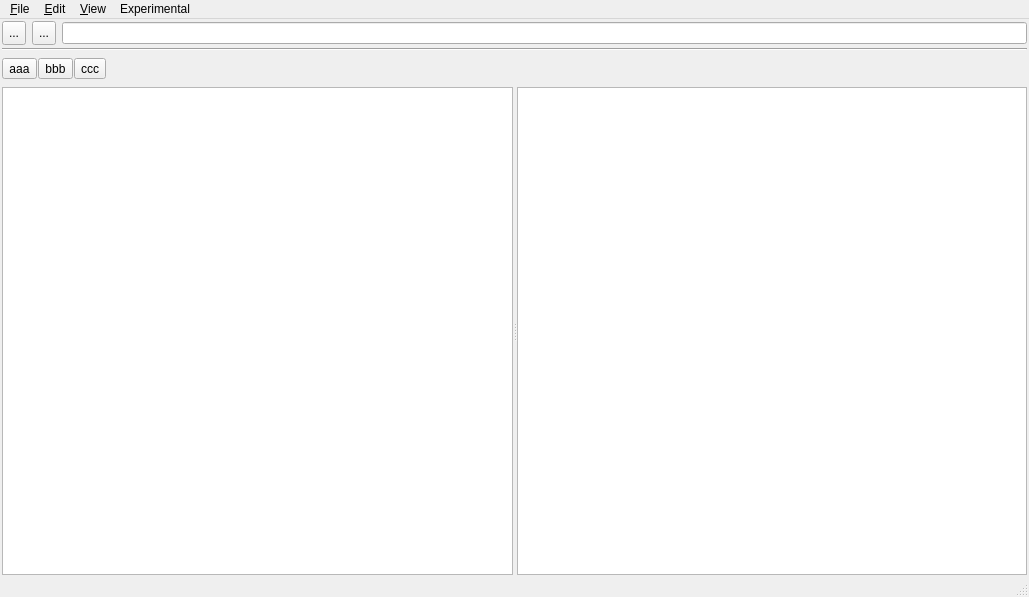
<?xml version="1.0" encoding="UTF-8"?>
<ui version="4.0">
 <class>MainWindow</class>
 <widget class="QMainWindow" name="MainWindow">
  <property name="geometry">
   <rect>
    <x>0</x>
    <y>0</y>
    <width>1029</width>
    <height>597</height>
   </rect>
  </property>
  <property name="windowTitle">
   <string>TreeWalker</string>
  </property>
  <widget class="QWidget" name="centralWidget">
   <layout class="QVBoxLayout" name="verticalLayout_6">
    <property name="leftMargin">
     <number>2</number>
    </property>
    <property name="topMargin">
     <number>0</number>
    </property>
    <property name="rightMargin">
     <number>2</number>
    </property>
    <property name="bottomMargin">
     <number>0</number>
    </property>
    <item>
     <widget class="QFrame" name="frame_tool_bar">
      <property name="minimumSize">
       <size>
        <width>0</width>
        <height>32</height>
       </size>
      </property>
      <property name="maximumSize">
       <size>
        <width>16777215</width>
        <height>32</height>
       </size>
      </property>
      <property name="frameShape">
       <enum>QFrame::Shape::NoFrame</enum>
      </property>
      <property name="frameShadow">
       <enum>QFrame::Shadow::Raised</enum>
      </property>
      <layout class="QVBoxLayout" name="verticalLayout">
       <property name="spacing">
        <number>1</number>
       </property>
       <property name="leftMargin">
        <number>0</number>
       </property>
       <property name="topMargin">
        <number>0</number>
       </property>
       <property name="rightMargin">
        <number>0</number>
       </property>
       <property name="bottomMargin">
        <number>0</number>
       </property>
       <item>
        <layout class="QHBoxLayout" name="horizontalLayout_2">
         <item>
          <widget class="QToolButton" name="toolButton">
           <property name="minimumSize">
            <size>
             <width>24</width>
             <height>24</height>
            </size>
           </property>
           <property name="maximumSize">
            <size>
             <width>24</width>
             <height>24</height>
            </size>
           </property>
           <property name="text">
            <string>...</string>
           </property>
          </widget>
         </item>
         <item>
          <widget class="QToolButton" name="toolButton_2">
           <property name="minimumSize">
            <size>
             <width>24</width>
             <height>24</height>
            </size>
           </property>
           <property name="maximumSize">
            <size>
             <width>24</width>
             <height>24</height>
            </size>
           </property>
           <property name="text">
            <string>...</string>
           </property>
          </widget>
         </item>
         <item>
          <widget class="QStackedWidget" name="stackedWidget">
           <property name="sizePolicy">
            <sizepolicy hsizetype="Expanding" vsizetype="Preferred">
             <horstretch>0</horstretch>
             <verstretch>0</verstretch>
            </sizepolicy>
           </property>
           <property name="currentIndex">
            <number>0</number>
           </property>
           <widget class="QWidget" name="page">
            <layout class="QHBoxLayout" name="horizontalLayout">
             <property name="leftMargin">
              <number>0</number>
             </property>
             <property name="topMargin">
              <number>0</number>
             </property>
             <property name="rightMargin">
              <number>0</number>
             </property>
             <property name="bottomMargin">
              <number>0</number>
             </property>
             <item>
              <widget class="QLineEdit" name="lineEdit_address"/>
             </item>
            </layout>
           </widget>
           <widget class="QWidget" name="page_2"/>
          </widget>
         </item>
        </layout>
       </item>
       <item>
        <widget class="Line" name="line">
         <property name="orientation">
          <enum>Qt::Orientation::Horizontal</enum>
         </property>
        </widget>
       </item>
      </layout>
     </widget>
    </item>
    <item>
     <widget class="QFrame" name="frame_bookmark_bar">
      <property name="minimumSize">
       <size>
        <width>0</width>
        <height>24</height>
       </size>
      </property>
      <property name="maximumSize">
       <size>
        <width>16777215</width>
        <height>24</height>
       </size>
      </property>
      <property name="frameShape">
       <enum>QFrame::Shape::NoFrame</enum>
      </property>
      <property name="frameShadow">
       <enum>QFrame::Shadow::Raised</enum>
      </property>
      <layout class="QVBoxLayout" name="verticalLayout_2">
       <property name="spacing">
        <number>0</number>
       </property>
       <property name="leftMargin">
        <number>0</number>
       </property>
       <property name="topMargin">
        <number>0</number>
       </property>
       <property name="rightMargin">
        <number>0</number>
       </property>
       <property name="bottomMargin">
        <number>0</number>
       </property>
       <item>
        <layout class="QHBoxLayout" name="horizontalLayout_3">
         <property name="spacing">
          <number>1</number>
         </property>
         <item>
          <widget class="BookmarkToolButton" name="toolButton_3">
           <property name="text">
            <string>aaa</string>
           </property>
          </widget>
         </item>
         <item>
          <widget class="BookmarkToolButton" name="toolButton_4">
           <property name="text">
            <string>bbb</string>
           </property>
          </widget>
         </item>
         <item>
          <widget class="BookmarkToolButton" name="toolButton_5">
           <property name="text">
            <string>ccc</string>
           </property>
          </widget>
         </item>
         <item>
          <spacer name="horizontalSpacer">
           <property name="orientation">
            <enum>Qt::Orientation::Horizontal</enum>
           </property>
           <property name="sizeHint" stdset="0">
            <size>
             <width>40</width>
             <height>10</height>
            </size>
           </property>
          </spacer>
         </item>
        </layout>
       </item>
      </layout>
     </widget>
    </item>
    <item>
     <widget class="QSplitter" name="splitter">
      <property name="orientation">
       <enum>Qt::Orientation::Horizontal</enum>
      </property>
      <widget class="QFrame" name="frame">
       <property name="frameShape">
        <enum>QFrame::Shape::StyledPanel</enum>
       </property>
       <property name="frameShadow">
        <enum>QFrame::Shadow::Sunken</enum>
       </property>
       <layout class="QVBoxLayout" name="verticalLayout_3">
        <property name="leftMargin">
         <number>0</number>
        </property>
        <property name="topMargin">
         <number>0</number>
        </property>
        <property name="rightMargin">
         <number>0</number>
        </property>
        <property name="bottomMargin">
         <number>0</number>
        </property>
        <item>
         <widget class="FolderTreeView" name="treeView">
          <property name="frameShape">
           <enum>QFrame::Shape::NoFrame</enum>
          </property>
         </widget>
        </item>
       </layout>
      </widget>
      <widget class="QStackedWidget" name="stackedWidget_fileview">
       <property name="frameShape">
        <enum>QFrame::Shape::StyledPanel</enum>
       </property>
       <property name="frameShadow">
        <enum>QFrame::Shadow::Sunken</enum>
       </property>
       <property name="currentIndex">
        <number>1</number>
       </property>
       <widget class="QWidget" name="page_list">
        <layout class="QVBoxLayout" name="verticalLayout_5">
         <property name="leftMargin">
          <number>0</number>
         </property>
         <property name="topMargin">
          <number>0</number>
         </property>
         <property name="rightMargin">
          <number>0</number>
         </property>
         <property name="bottomMargin">
          <number>0</number>
         </property>
         <item>
          <widget class="FileTableView" name="tableView">
           <property name="sizePolicy">
            <sizepolicy hsizetype="Expanding" vsizetype="Expanding">
             <horstretch>2</horstretch>
             <verstretch>0</verstretch>
            </sizepolicy>
           </property>
           <property name="frameShape">
            <enum>QFrame::Shape::NoFrame</enum>
           </property>
           <property name="selectionMode">
            <enum>QAbstractItemView::SelectionMode::ExtendedSelection</enum>
           </property>
           <property name="selectionBehavior">
            <enum>QAbstractItemView::SelectionBehavior::SelectRows</enum>
           </property>
           <property name="showGrid">
            <bool>false</bool>
           </property>
           <property name="gridStyle">
            <enum>Qt::PenStyle::NoPen</enum>
           </property>
           <property name="wordWrap">
            <bool>false</bool>
           </property>
          </widget>
         </item>
        </layout>
       </widget>
       <widget class="QWidget" name="page_thumbnail">
        <layout class="QVBoxLayout" name="verticalLayout_4">
         <property name="leftMargin">
          <number>0</number>
         </property>
         <property name="topMargin">
          <number>0</number>
         </property>
         <property name="rightMargin">
          <number>0</number>
         </property>
         <property name="bottomMargin">
          <number>0</number>
         </property>
         <item>
          <widget class="ThumbnailView" name="thumbnailView">
           <property name="frameShape">
            <enum>QFrame::Shape::NoFrame</enum>
           </property>
           <property name="editTriggers">
            <set>QAbstractItemView::EditTrigger::NoEditTriggers</set>
           </property>
           <property name="selectionBehavior">
            <enum>QAbstractItemView::SelectionBehavior::SelectRows</enum>
           </property>
           <property name="horizontalScrollMode">
            <enum>QAbstractItemView::ScrollMode::ScrollPerPixel</enum>
           </property>
          </widget>
         </item>
        </layout>
       </widget>
      </widget>
     </widget>
    </item>
   </layout>
  </widget>
  <widget class="QMenuBar" name="menuBar">
   <property name="geometry">
    <rect>
     <x>0</x>
     <y>0</y>
     <width>1029</width>
     <height>21</height>
    </rect>
   </property>
   <widget class="QMenu" name="menuExperiment">
    <property name="title">
     <string>Experimental</string>
    </property>
   </widget>
   <widget class="QMenu" name="menu_File">
    <property name="title">
     <string>&amp;File</string>
    </property>
    <addaction name="action_test"/>
   </widget>
   <widget class="QMenu" name="menu_Edit">
    <property name="title">
     <string>&amp;Edit</string>
    </property>
    <addaction name="action_edit_sttings"/>
   </widget>
   <widget class="QMenu" name="menu_View">
    <property name="title">
     <string>&amp;View</string>
    </property>
    <addaction name="action_view_detailed"/>
    <addaction name="action_view_thumbnails"/>
    <addaction name="separator"/>
    <addaction name="action_view_hide_item"/>
   </widget>
   <addaction name="menu_File"/>
   <addaction name="menu_Edit"/>
   <addaction name="menu_View"/>
   <addaction name="menuExperiment"/>
  </widget>
  <widget class="QStatusBar" name="statusBar"/>
  <action name="action_test">
   <property name="text">
    <string>Test</string>
   </property>
   <property name="shortcut">
    <string>Ctrl+T</string>
   </property>
  </action>
  <action name="action_edit_sttings">
   <property name="text">
    <string>Settings...</string>
   </property>
  </action>
  <action name="action_view_detailed">
   <property name="text">
    <string>&amp;Detailed</string>
   </property>
   <property name="shortcut">
    <string>F12</string>
   </property>
  </action>
  <action name="action_view_thumbnails">
   <property name="text">
    <string>&amp;Thumbnails</string>
   </property>
   <property name="shortcut">
    <string>F11</string>
   </property>
  </action>
  <action name="action_view_hide_item">
   <property name="text">
    <string>&amp;Hide item</string>
   </property>
  </action>
 </widget>
 <layoutdefault spacing="6" margin="11"/>
 <customwidgets>
  <customwidget>
   <class>BookmarkToolButton</class>
   <extends>QToolButton</extends>
   <header>BookmarkToolButton.h</header>
  </customwidget>
  <customwidget>
   <class>FileTableView</class>
   <extends>QTableView</extends>
   <header>FileTableView.h</header>
  </customwidget>
  <customwidget>
   <class>ThumbnailView</class>
   <extends>QListView</extends>
   <header>ThumbnailView.h</header>
  </customwidget>
  <customwidget>
   <class>FolderTreeView</class>
   <extends>QTreeView</extends>
   <header>FolderTreeView.h</header>
  </customwidget>
 </customwidgets>
 <resources/>
 <connections/>
</ui>
